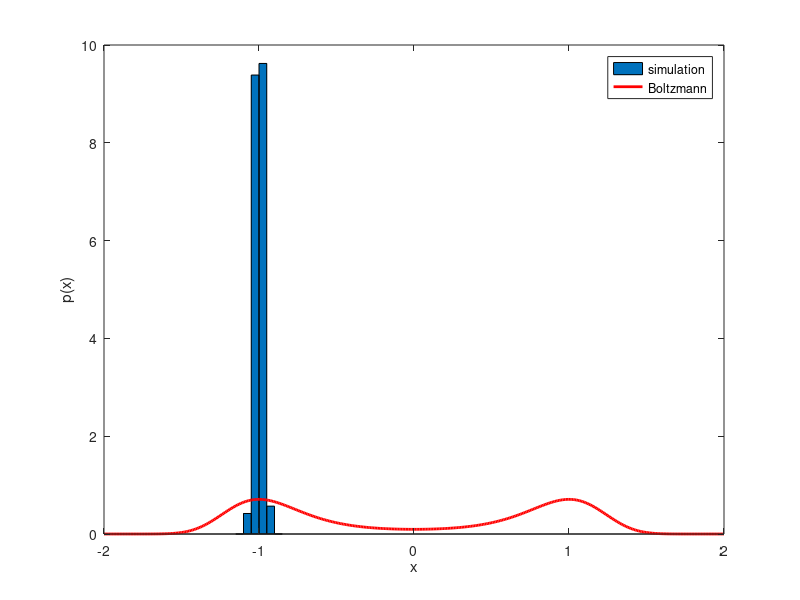

The MATLAB source for this figure:


% This code is AI written, I claim no originality beyond telliing it to make it according to the inptu file
T = 0.5;                                  % must match --temp
x = load("positions.txt");                % skips lines starting with #

V = @(x) (x.^2 - 1).^2;
Z = quadgk(@(x) exp(-V(x) / T), -Inf, Inf);

edges = linspace(-2, 2, 81);              % 80 bins
centers = (edges(1:end-1) + edges(2:end)) / 2;
binWidth = edges(2) - edges(1);
counts = histc(x, edges);
counts = counts(1:end-1);                 % histc's last bin only counts x == 2 exactly
density = counts / (numel(x) * binWidth); % normalize like a probability density

xs = linspace(-2, 2, 400);
figure("visible", "off");                 % no display on the server
bar(centers, density, 1); hold on;
plot(xs, exp(-V(xs) / T) / Z, "r", "linewidth", 2);
xlabel("x"); ylabel("p(x)"); legend("simulation", "Boltzmann");
print("distribution.png", "-dpng");
